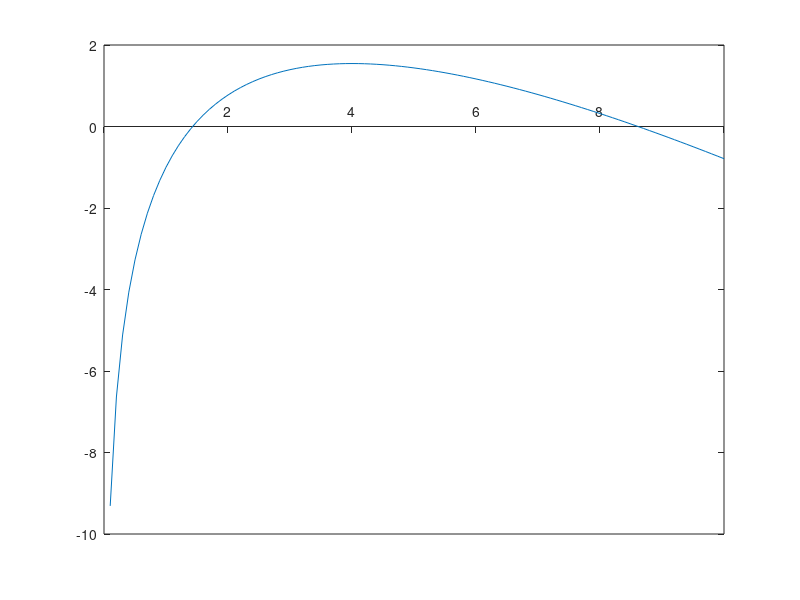

The MATLAB source for this figure:
clear; clc; close all;

f = @(x) 4*log(x) - x;

xq = 0:0.1:10;
plot(xq, f(xq));
set(gca,'xAxisLocation','origin')

a = 1; b = 6;

tol = 1e-6;

c = (a*f(b)-b*f(a))/(f(b)-f(a));

counter = 0;

while abs(f(c)) > tol
  if f(a)*f(c) < 0
    b = c;
  else
    a = c;
  end
  c = (a*f(b)-b*f(a))/(f(b)-f(a));
  counter = counter + 1;
end

